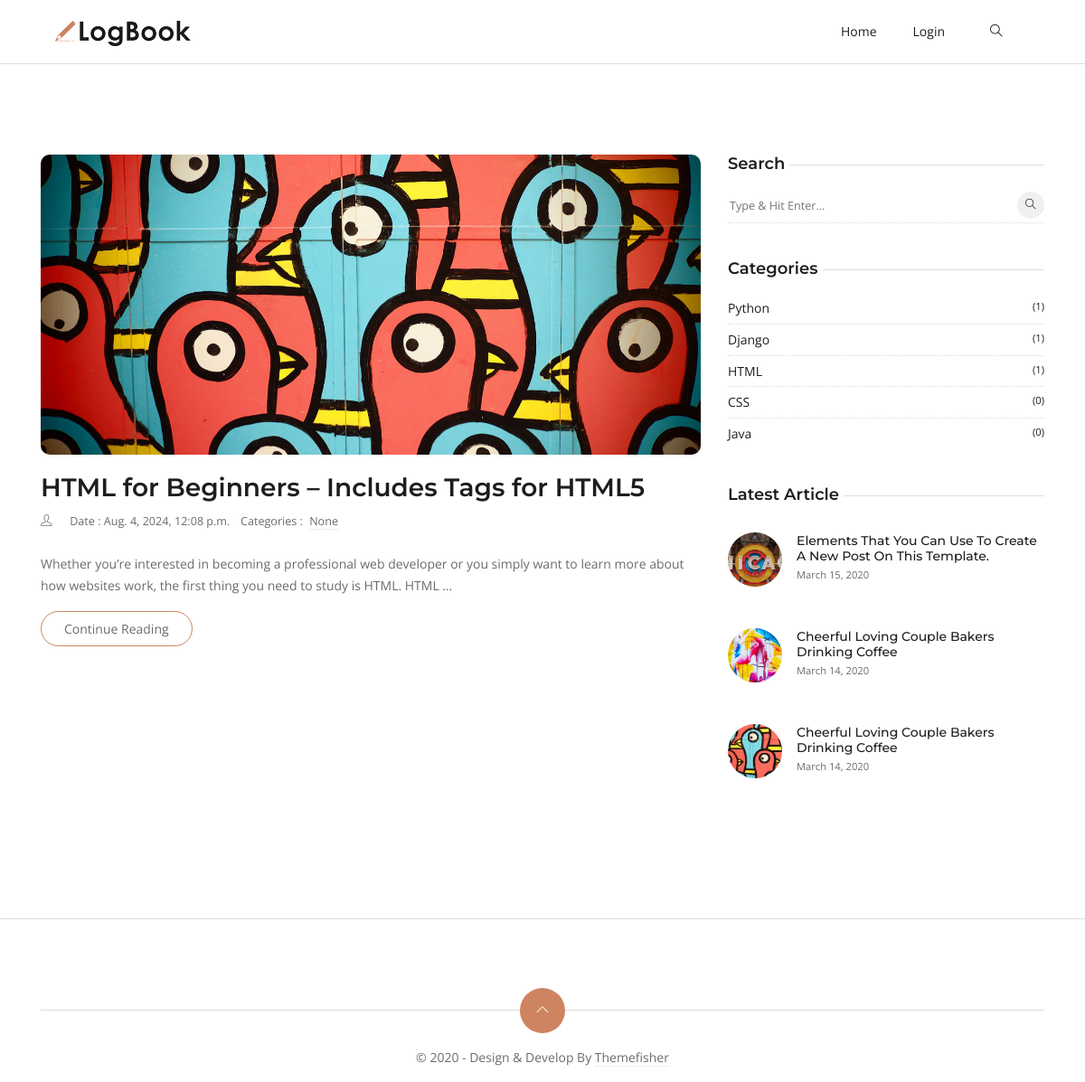
The app's page /?q=HTML with its own data.
### blog/models.py (models this page shows, shortened)
class Post(models.Model):
    title = models.CharField(max_length=500)
    slug = models.SlugField(unique=True, blank=True)
    content = models.TextField()
    published_date = models.DateTimeField(auto_now=True, blank=True)
    post_image = models.ImageField(
        null=True, default="post-2.jpg", upload_to="postImage"
    )
    author = models.ForeignKey(User, on_delete=models.CASCADE)
    category = models.ManyToManyField(Category)
    created_at = models.DateTimeField(auto_now_add=True)
    updated_date = models.DateTimeField(auto_now=True)

class Category(models.Model):
    name = models.CharField(max_length=200)
    created_at = models.DateTimeField(auto_now_add=True)

### blog/views.py (the view)
# urls.py: path("", views.home, name="home"),
def home(request):
    q = request.GET.get("q") if request.GET.get("q") != None else ""
    posts = Post.objects.filter(
        Q(category__name__icontains=q) | Q(title__icontains=q) | Q(content__icontains=q)
    )
    category = Category.objects.all()[0:5]
    context = {
        "posts": posts,
        "category": category,
    }
    return render(request, "home.html", context)

### templates/home.html
{% extends 'base.html' %}
{% load static %}
{% block content %}
  <section class="section">
    <div class="container">
      <div class="row">
        <div class="col-lg-8 mb-5 mb-lg-0">
          {% for post in posts %}
            <article class="row mb-5">
              <div class="col-12">
                <div class="post-slider">
                  <img loading="lazy" src="{{ post.post_image.url }}" class="img-fluid" alt="post-thumb" />
                </div>
              </div>
              <div class="col-12 mx-auto">
                <h3><a class="post-title" href="{% url 'post' post.slug %}">{{ post.title }}</a></h3>
                <ul class="list-inline post-meta mb-4">
                  <li class="list-inline-item">
                    <i class="ti-user mr-2"></i><a href="author.html">{{ post.author.first_name }}</a>
                  </li>
                  <li class="list-inline-item">Date : {{ post.created_at }}</li>
                  <li class="list-inline-item">
                    Categories : <a href="#!" class="ml-1">{{ post.category.name }}</a>
                  </li>
                </ul>
                <p>{{ post.content|truncatewords:30 }}</p> <a href="{% url 'post' post.slug %}" class="btn btn-outline-primary">Continue Reading</a>
              </div>
            </article>
          {% endfor %}
        </div>
        <aside class="col-lg-4">
          <div class="widget">
            <h5 class="widget-title"><span>Search</span></h5>
            <form action="{% url 'home' %}" method="get" class="widget-search">
              <input id="search-query" name="q" type="search" placeholder="Type &amp; Hit Enter..." />
              <button type="submit"><i class="ti-search"></i></button>
            </form>
          </div>
          {% include 'post/category.html' %}
          <div class="widget">
            <h5 class="widget-title"><span>Latest Article</span></h5>
            <ul class="list-unstyled widget-list">
              <li class="media widget-post align-items-center">
                <a href="post-elements.html"><img loading="lazy" class="mr-3" src="images/post/post-6.jpg" /></a>
                <div class="media-body">
                  <h5 class="h6 mb-0"><a href="post-elements.html">Elements That You Can Use To Create A New Post On This Template.</a></h5>
                  <small>March 15, 2020</small>
                </div>
              </li>
            </ul>
            <ul class="list-unstyled widget-list">
              <li class="media widget-post align-items-center">
                <a href="post-details-1.html"><img loading="lazy" class="mr-3" src="images/post/post-1.jpg" /></a>
                <div class="media-body">
                  <h5 class="h6 mb-0"><a href="post-details-1.html">Cheerful Loving Couple Bakers Drinking Coffee</a></h5>
                  <small>March 14, 2020</small>
                </div>
              </li>
            </ul>
            <ul class="list-unstyled widget-list">
              <li class="media widget-post align-items-center">
                <a href="post-details-2.html"><img loading="lazy" class="mr-3" src="images/post/post-2.jpg" /></a>
                <div class="media-body">
                  <h5 class="h6 mb-0"><a href="post-details-2.html">Cheerful Loving Couple Bakers Drinking Coffee</a></h5>
                  <small>March 14, 2020</small>
                </div>
              </li>
            </ul>
          </div>
        </aside>
      </div>
    </div>
  </section>
{% endblock %}

### templates/post/category.html
<div class="widget">
  <h5 class="widget-title"><span>Categories</span></h5>
  <ul class="list-unstyled widget-list">
    {% for cate in category %}
    <li>
      <a href="{% url 'home' %}?q={{ cate.name }}" class="d-flex">
        {{cate.name}}
        <small class="ml-auto">({{ cate.post_set.all.count }})</small>
      </a>
    </li>
    {% endfor %}
  </ul>
</div>

### myblog/static/css/style.css (style rules this page uses)
body { line-height: 1.7; font-family: "Open Sans", sans-serif; -webkit-font-smoothing: antialiased; color: #696c6d; font-size: 14px; }
p, .paragraph { font-weight: 400; color: #696c6d; font-size: 14px; line-height: 1.7; font-family: "Open Sans", sans-serif; }
h1, h2, h3, h4, h5, h6 { color: #1c1d1f; font-family: "Montserrat", sans-serif; font-weight: 600; line-height: 1.2; }
h3, .h3 { font-size: 28px; }
h5, .h5 { font-size: 18px; }
h6, .h6 { font-size: 14px; }
.btn { font-size: 14px; font-family: "Open Sans", sans-serif; text-transform: capitalize; padding: 8px 25px; border-radius: 50px; border: 1px solid; position: relative; z-index: 1; transition: 0.2s ease; }
.btn-outline-primary { background: transparent; color: #696c6d; border-color: #ce8460; }
body { background-color: #fff; overflow-x: hidden; }
img { vertical-align: middle; border: 0; }
a, a:hover, a:focus { text-decoration: none; }
a, button, select { cursor: pointer; transition: 0.2s ease; }
.slick-slide { outline: 0; }
.section { padding-top: 100px; padding-bottom: 100px; }
.rounded-lg, .post-slider { border-radius: 10px !important; }
.post-title { color: #1c1d1f; }
.post-meta li { margin-right: 10px; font-size: 90%; }
.post-meta a { color: #696c6d; border-bottom: 1px dotted #ddd; }
.post-slider { overflow: hidden; margin-bottom: 20px; }
.post-slider img { border-radius: inherit; }
.widget { background: #fff; margin-bottom: 40px; }
.widget-title { position: relative; margin-bottom: 15px; }
.widget-title span { background: #fff; position: relative; padding-right: 5px; z-index: 1; }
.widget-title::before { position: absolute; content: ""; right: 0; height: 1px; width: 100%; background: #ddd; top: 50%; }
.widget-search { position: relative; }
.widget-search input { border: 0; border-bottom: 1px dotted #ddd; width: 100%; height: 40px; }
.widget-search input::placeholder { font-size: 90%; }
.widget-search button { height: 30px; width: 30px; line-height: 30px; display: inline-block; padding: 0; background: #f0f0f0; color: #1c1d1f; text-align: center; border-radius: 50%; position: absolute; right: 0; top: 5px; border: 0; font-size: 12px; }
.widget-list li { padding: 5px 0; }
.widget-list li:not(:last-child) { border-bottom: 1px dotted #ddd; }
.widget-list li a { color: #1c1d1f; }
.widget-post { padding: 15px 0 !important; }
.widget-post img { height: 60px; width: 60px; border-radius: 50%; -o-object-fit: cover; object-fit: cover; }

### records on screen
Post: post_image (picture), title "HTML for Beginners – Includes Tags for HTML5", created_at "Aug. 4, 2024, 12:08 p.m.", category.name "None", content "Whether you’re interested in becoming a professional web developer or you simply want to learn more about how websites work, the first thing you need to study is HTML. HTML …"
Category: name "Python", post_set.all.count "1"
Category: name "Django", post_set.all.count "1"
Category: name "HTML", post_set.all.count "1"
Category: name "CSS", post_set.all.count "0"
Category: name "Java", post_set.all.count "0"
